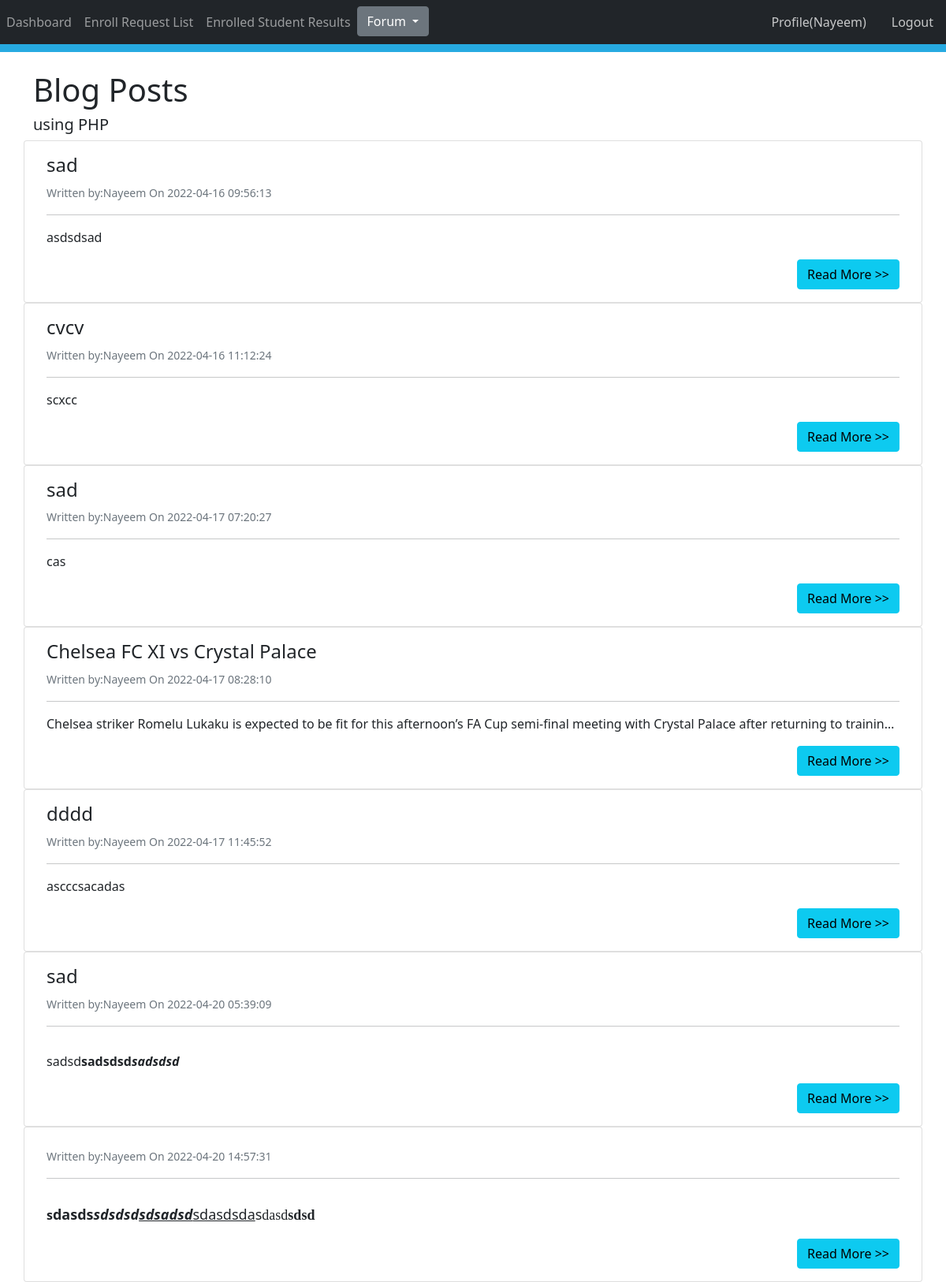
Page /faculty/other_post.php (signed in) on the committed database.
### tables this page shows
CREATE TABLE `post` (
  `id` int(11) NOT NULL,
  `faculty_id` int(11) NOT NULL,
  `topic` varchar(255) NOT NULL,
  `section` varchar(20) NOT NULL,
  `post` varchar(255) NOT NULL,
  `datetime` timestamp NOT NULL DEFAULT current_timestamp() ON UPDATE current_timestamp()
);

### lib/Session.php (called while the page is built, shortened)
<?php
class Session
{
    public static function get($key)
    {
        if (isset($_SESSION[$key])) {
            return $_SESSION[$key];
        } else {
            return false;
        }
    }
}

### faculty/other_post.php (the view, shortened to what this page needs)
<?php
include '../lib/Session.php';
 include 'session.php';
?>
<!DOCTYPE html>
<html lang="en">
<head>
    <link rel="stylesheet" href="../assets/css/bootstrap.min.css">
    <link rel="stylesheet" href="../assets/css/style.css">
</head>
<body>
<?php include 'navbar.php'; ?>
    <div style="height:10px; background:#27aae1;"></div>
<div class="container">
    <div class="row mt-4">
        <div class="col-sm-8">
            <h1>Blog Posts </h1>
            <h1 class="lead">using PHP </h1>
        </div>
        <div class="col-sm-4" style="min-height:40px;" background=green></div>
        <?php
        global $connectDB;
        $sql = "SELECT * FROM post";
        $result = mysqli_query($connectDB, $sql);
        while($DataRows = mysqli_fetch_assoc ($result )){
            $array[]=$DataRows;
        }
        if(!empty($array)){
        foreach($array as $i){
        ?>
        <div class="card">
            <div class="card-body">
                <h4 class="card-title"><?php echo $i["topic"]; ?></h4>
                <small class="text-muted ">Written by:<?php
                $facultyId =  Session::get('name');
                echo $facultyId;
            ?>     On <?php echo $i["datetime"]; ?></small>
                <hr>
                <p class="card-text text-truncate">
                    <?php  echo $i["post"]; ?> </p>
                    <a href="Full_Post.php?id=<?php echo $i["id"] ?>"style="float:right;">
                    <span class="btn btn-info">Read More >> </span>
            </a>
            </div>
        </div>
        <?php } }?>
    </div>
</div>
</body>
</html>

### rows in the picture
post: topic "sad", facultyId "Nayeem", datetime "2022-04-16 09:56:13", post "asdsdsad"
post: topic "cvcv", facultyId "Nayeem", datetime "2022-04-16 11:12:24", post "scxcc"
post: topic "sad", facultyId "Nayeem", datetime "2022-04-17 07:20:27", post "cas"
post: topic "Chelsea FC XI vs Crystal Palace", facultyId "Nayeem", datetime "2022-04-17 08:28:10", post "Chelsea striker Romelu Lukaku is expected to be fit for this afternoon’s FA Cup semi-final meeting with Crystal Palace after returning to trainin…"
post: topic "dddd", facultyId "Nayeem", datetime "2022-04-17 11:45:52", post "ascccsacadas"
post: topic "sad", facultyId "Nayeem", datetime "2022-04-20 05:39:09", post "sadsd sadsdsd sadsdsd"
post: facultyId "Nayeem", datetime "2022-04-20 14:57:31", post "s dasds sdsdsd sdsadsd sdasdsda s dasd sdsd"

### other values in the picture
Session::get('name') "Nayeem"
